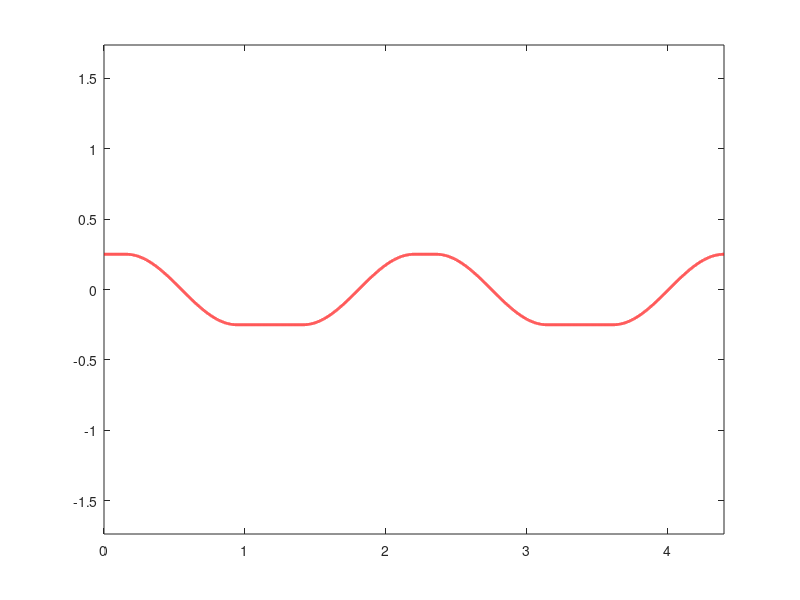

Reproduce this figure in MATLAB.
clc
clear
close all
%% Parameters
f = 0.01;
Y = 0.00;
Amp = 0.25;
Phi = 0.00;
UpIntervalTime = 0.1;
DownIntervalTime = 0.3;
%% Caculate
Uref = 2*pi*f*Amp;
Tref = 1/Uref;
timetol = 2*(1+UpIntervalTime+DownIntervalTime)/f/Tref;
timeforall = (1+UpIntervalTime+DownIntervalTime);
time = (0:0.01:timetol * Tref);
y = zeros(size(time));
for i=1:length(time)
    JudgeTime = (time(i)*f/timeforall-floor(time(i)*f/timeforall))*timeforall;
    if JudgeTime<=UpIntervalTime
        y(i) = Amp;
    elseif JudgeTime<=UpIntervalTime+0.5
        y(i) = Y + Amp * cos(2*pi*(JudgeTime-UpIntervalTime)+Phi);
    elseif JudgeTime<=UpIntervalTime+DownIntervalTime+0.5
        y(i) = -Amp;
    else
        y(i) = Y + Amp * cos(2*pi*(JudgeTime-UpIntervalTime-DownIntervalTime)+Phi);
    end
end
%% Plot
plot(time/Tref,y,'r','LineWidth',2.0);
axis equal